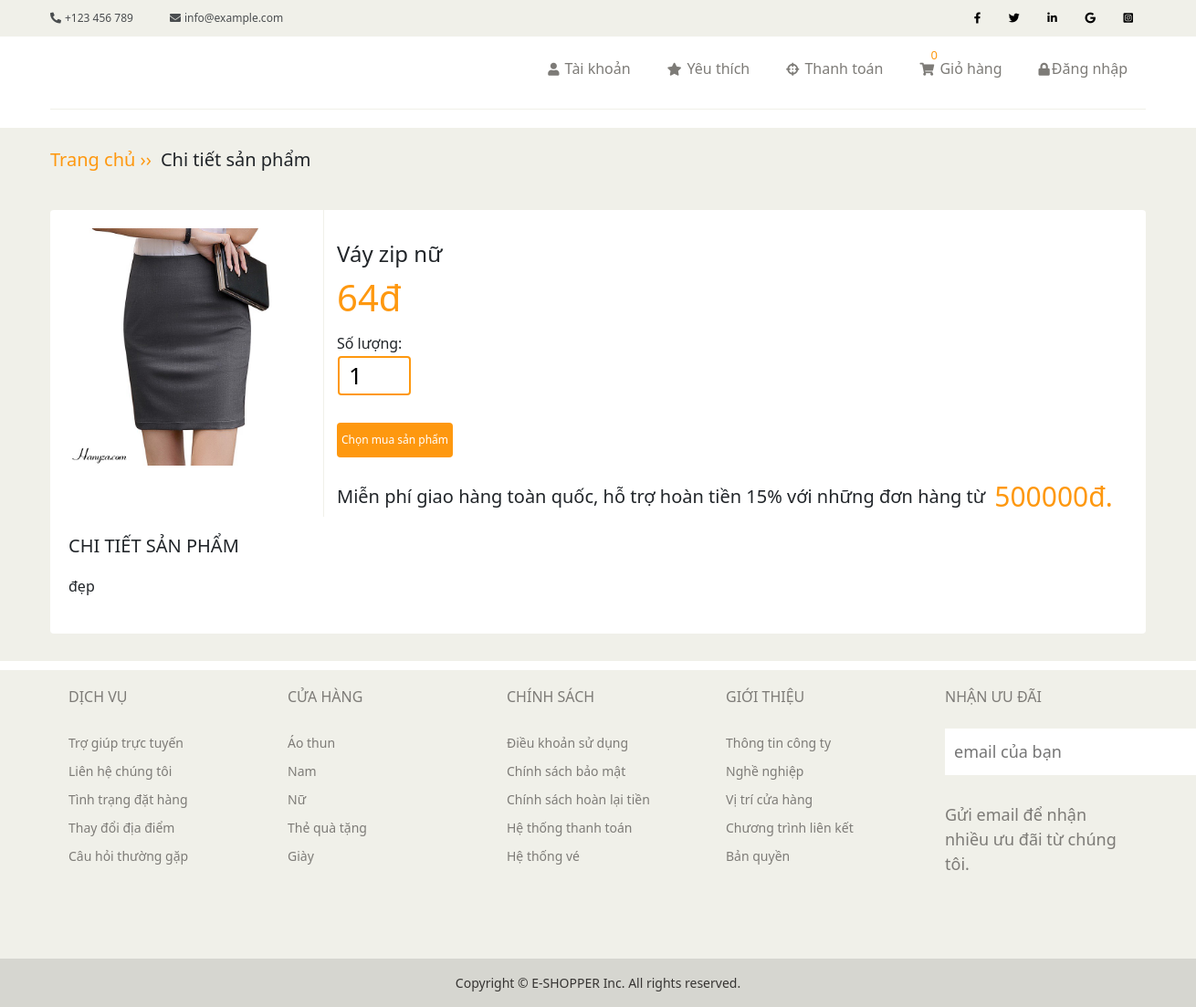
Screenshot of /?mod=product&id=9 with the database file from the repository.
### tables this page shows
CREATE TABLE `product` (
  `id_product` int(11) NOT NULL,
  `name_product` varchar(50) NOT NULL,
  `description_product` varchar(5000) NOT NULL,
  `price` varchar(50) NOT NULL,
  `image` varchar(200) NOT NULL,
  `id_category` int(11) NOT NULL,
  `id_brand` int(11) NOT NULL
);

### libraries/database.php (called while the page is built, shortened)
<?php
function db_query($query_string) {
    global $conn;
    $result = mysqli_query($conn, $query_string);
    return $result;
}
function db_fetch_row($query_string) {
    $mysqli_result = db_query($query_string);
    $result = mysqli_fetch_assoc($mysqli_result);
    return $result;
}

### modules/product/models/indexModel.php (called while the page is built)
<?php
function get_product_by_id($id){
    $result = db_fetch_row("SELECT * FROM `product` WHERE `id_product` = '$id'");
    return $result;
}

### modules/product/controllers/indexController.php (called while the page is built, shortened)
<?php
function indexAction() {
    load_view('index');
}
function infor_detail_product($id){
    $item = get_product_by_id($id);
    $qty = 1;
    $infor = [
        'id_product' => $item['id_product'],
        'name_product' => $item['name_product'],
        'price' => $item['price'],
        'image' => $item['image'],
        'des' => $item['description_product'],
        'qty' => $qty,
    ];
    return $infor;
}

### core/router.php (called while the page is built, shortened)
<?php
$action_name = get_action().'Action';
call_function(array('construct', $action_name));

### core/appload.php (called while the page is built, shortened)
<?php
require CONFIGPATH . DIRECTORY_SEPARATOR . 'database.php';
require LIBPATH . DIRECTORY_SEPARATOR . 'database.php';
require COREPATH . DIRECTORY_SEPARATOR . 'base.php';
require COREPATH . DIRECTORY_SEPARATOR . 'router.php';

### index.php (called while the page is built, shortened)
<?php
require COREPATH.DIRECTORY_SEPARATOR.'appload.php';

### helper/format.php (called while the page is built)
<?php
function currency_format($number, $suffix = 'đ'){
    return number_format($number).$suffix;
}

### modules/product/views/indexView.php (the view, shortened to what this page needs)
<?php
$id = (int)$_GET['id'];
$detail_product = infor_detail_product($id);
?>
<?php
get_contact();
get_header_template();
?>
<div class="detail">
    <form action="" method="POST">
        <div class="detail__info">
            <div class="detail__product-title">
                <a href="?mod=home">Trang chủ &rsaquo;&rsaquo;</a>
                <p>Chi tiết sản phẩm</p>
            </div>
            <div class="detail__item">
                <div class="cart__buy">
                    <div class="detail__product">
                        <img src="<?= $detail_product['image'] ?>" alt="">
                    </div>
                    <div class="detail__product-detail">
                        <div class="name__product"><?= $detail_product['name_product'] ?></div>
                        <div class="price"><?= currency_format($detail_product['price']) ?></div>
                        <div class="detail__qty">
                            <label for="">Số lượng:</label><br>
                            <input type="number" value="<?= $detail_product['qty'] ?>" name="qty">
                        </div>
                        <div class="detail__cart">
                            <input type="submit" name="addcart" class="btn__add-cart" value="Chọn mua sản phẩm">
                        </div>
                        <div class="cart__discount">
                            <p>Miễn phí giao hàng toàn quốc, hỗ trợ hoàn tiền 15% với những đơn hàng từ
                            <nav>500000đ.</nav>
                            </p>
                        </div>
                    </div>
                </div>
                <div class="cart__des">
                    <h1>Chi tiết sản phẩm</h1>
                    <p><?= $detail_product['des'] ?></p>
                </div>
            </div>
        </div>
    </form>
</div>
<?php
get_footer_template();
get_copyright();
?>

### core/base.php (shortened to what this page needs)
<?php
function get_module()
{
    global $config;
    $module = isset($_GET['mod']) ? $_GET['mod'] : $config['default_module'];
    return $module;
}
function load($type, $name)
{
    if ($type == 'helper')
        $path = HELPERPATH . DIRECTORY_SEPARATOR . "{$name}.php";
}
function call_function($list_function = array())
{
    if (is_array($list_function)) {
        foreach ($list_function as $f) {
            if (function_exists($f())) {
                $f();
            }
        }
    }
}
function load_view($name, $data_send = array())
{
    $data = $data_send;
    $path = MODULESPATH . DIRECTORY_SEPARATOR . get_module() . DIRECTORY_SEPARATOR . 'views' . DIRECTORY_SEPARATOR . $name . 'View.php';
    if (file_exists($path)) {
        require $path;
    } else {
        echo "Không tìm thấy {$path}";
    }
}
function get_header($name = '')
{
    global $data;
    if (empty($name)) {
        $name = 'header';
    } else {
        $name = "header-{$name}";
    }
    $path = LAYOUTPATH . DIRECTORY_SEPARATOR . $name . '.php';
    if (file_exists($path)) {
        if (is_array($data)) {
            foreach ($data as $key => $a) {
                $$key = $a;
            }
        }
        require $path;
    } else {
        echo "Không tìm thấy {$path}";
    }
}
function get_contact($name = '')
{
    if (empty($name)) {
        $name = 'contact';
    } else {
        $name = "contact-{$name}";
    }
    $path = LAYOUTPATH . DIRECTORY_SEPARATOR . $name . '.php';
    if (file_exists($path)) {
        require $path;
    } else {
        echo "Không tìm thấy {$path}";
    }
}
function get_footer($name = '')
{
    global $data;
    if (empty($name)) {
        $name = 'footer';
    } else {
        $name = "footer-{$name}";
    }
    $path = LAYOUTPATH . DIRECTORY_SEPARATOR . $name . '.php';
    if (file_exists($path)) {
        if (is_array($data)) {
            foreach ($data as $key => $a) {
                $$key = $a;
            }
        }
        require $path;
    } else {
        echo "Không tìm thấy {$path}";
    }
}
function get_header_template($name = '')
{
    if (empty($name)) {
        $name = 'header_template';
    } else {
        $name = "header_template-{$name}";
    }
    $path = LAYOUTPATH . DIRECTORY_SEPARATOR . $name . '.php';
    if (file_exists($path)) {
        require $path;
    } else {
        echo "Không tìm thấy {$path}";
    }
}
function get_footer_template($name = '')
{
    if (empty($name)) {
        $name = 'footer_template';
    } else {
        $name = "footer_template-{$name}";
    }
    $path = LAYOUTPATH . DIRECTORY_SEPARATOR . $name . '.php';
    if (file_exists($path)) {
        require $path;
    } else {
        echo "Không tìm thấy {$path}";
    }
}
function get_copyright($name = '')
{
    if (empty($name)) {
        $name = 'copyright';
    } else {
        $name = "copyright-{$name}";
    }
    $path = LAYOUTPATH . DIRECTORY_SEPARATOR . $name . '.php';
    if (file_exists($path)) {
        require $path;
    } else {
        echo "Không tìm thấy {$path}";
    }
}

### layout/contact.php
<div class="contact">
    <div class="contact__content">
        <div class="contact__info">
            <nav class="contact__info-phone">
                <i class="fas fa-phone-alt"></i>
                <p>+123 456 789</p>
            </nav>
            <nav class="contact__info-email">
                <i class="fas fa-envelope"></i>
                <p>info@example.com</p>
            </nav>
        </div>
        <div class="contact__social">
            <a href="" class="contact__social-link">
                <i class="fab fa-facebook-f"></i>
            </a>
            <a href="" class="contact__social-link">
                <i class="fab fa-twitter"></i>
            </a>
            <a href="" class="contact__social-link">
                <i class="fab fa-linkedin-in"></i>
            </a>
            <a href="" class="contact__social-link">
                <i class="fab fa-google"></i>
            </a>
            <a href="" class="contact__social-link">
                <i class="fab fa-instagram-square"></i>
            </a>
        </div>
    </div>
</div>

### layout/header_template.php (shortened to what this page needs)
<header class="header">
    <div class="header__menu">
        <ul class="header__menu-item">
            <li class="header__menu-list">
                <a href="" class="header__menu-link">
                    <i class="fas fa-user"></i> Tài khoản</a>
            </li>
            <li class="header__menu-list">
                <a href="" class="header__menu-link">
                    <i class="fas fa-star"></i> Yêu thích</a>
            </li>
            <li class="header__menu-list">
                <a href="" class="header__menu-link">
                    <i class="fas fa-crosshairs"></i> Thanh toán</a>
            </li>
            <li class="header__menu-list">
                <a href="?mod=cart" class="header__menu-link">
                    <i class="fas fa-shopping-cart"></i> Giỏ hàng</a>
                <p id="num">
                    <?=isset($_SESSION['cart']['infor'])?$_SESSION['cart']['infor']['num_order']: "0" ?>
                </p>
            </li>
            <?php if (empty($_SESSION['user'])) : ?>
                <li class="header__menu-list">
                    <a href="?mod=users" class="header__menu-link">
                        <i class="fas fa-lock"></i>Đăng nhập
                    </a>
                </li>
            <?php endif ?>
        </ul>
    </div>
</header>

### layout/footer_template.php (shortened to what this page needs)
<footer class="footer">
    <div class="footer__wrapper">
        <div class="footer__content">
            <h4 class="footer__content-title">DỊCH VỤ</h4>
            <ul class="footer__content-item">
                <li class="footer__content-list">
                    <a href="" class="footer__content-link">Trợ giúp trực tuyến</a>
                </li>
                <li class="footer__content-list">
                    <a href="" class="footer__content-link">Liên hệ chúng tôi</a>
                </li>
                <li class="footer__content-list">
                    <a href="" class="footer__content-link">Tình trạng đặt hàng</a>
                </li>
                <li class="footer__content-list">
                    <a href="" class="footer__content-link">Thay đổi địa điểm</a>
                </li>
                <li class="footer__content-list">
                    <a href="" class="footer__content-link">Câu hỏi thường gặp</a>
                </li>
            </ul>
        </div>
        <div class="footer__content">
            <h4 class="footer__content-title">CỬA HÀNG</h4>
            <ul class="footer__content-item">
                <li class="footer__content-list">
                    <a href="" class="footer__content-link">Áo thun</a>
                </li>
                <li class="footer__content-list">
                    <a href="" class="footer__content-link">Nam</a>
                </li>
                <li class="footer__content-list">
                    <a href="" class="footer__content-link">Nữ</a>
                </li>
                <li class="footer__content-list">
                    <a href="" class="footer__content-link">Thẻ quà tặng</a>
                </li>
                <li class="footer__content-list">
                    <a href="" class="footer__content-link">Giày</a>
                </li>
            </ul>
        </div>
        <div class="footer__content">
            <h4 class="footer__content-title">CHÍNH SÁCH</h4>
            <ul class="footer__content-item">
                <li class="footer__content-list">
                    <a href="" class="footer__content-link">Điều khoản sử dụng</a>
                </li>
                <li class="footer__content-list">
                    <a href="" class="footer__content-link">Chính sách bảo mật</a>
                </li>
                <li class="footer__content-list">
                    <a href="" class="footer__content-link">Chính sách hoàn lại tiền</a>
                </li>
                <li class="footer__content-list">
                    <a href="" class="footer__content-link">Hệ thống thanh toán</a>
                </li>
                <li class="footer__content-list">
                    <a href="" class="footer__content-link">Hệ thống vé</a>
                </li>
            </ul>
        </div>
        <div class="footer__content">
            <h4 class="footer__content-title">GIỚI THIỆU</h4>
            <ul class="footer__content-item">
                <li class="footer__content-list">
                    <a href="" class="footer__content-link">Thông tin công ty</a>
                </li>
                <li class="footer__content-list">
                    <a href="" class="footer__content-link">Nghề nghiệp</a>
                </li>
                <li class="footer__content-list">
                    <a href="" class="footer__content-link">Vị trí cửa hàng</a>
                </li>
                <li class="footer__content-list">
                    <a href="" class="footer__content-link">Chương trình liên kết</a>
                </li>
                <li class="footer__content-list">
                    <a href="" class="footer__content-link">Bản quyền</a>
                </li>
            </ul>
        </div>
        <div class="footer__content">
            <h4 class="footer__content-title">NHẬN ƯU ĐÃI</h4>
            <div class="footer__content-email">
                <input type="text" placeholder="email của bạn">
            </div>
            <p class="footer__content-des">
                Gửi email để nhận nhiều ưu đãi từ chúng tôi.
            </p>
        </div>
    </div>
</footer>

### layout/copyright.php
<div class="copyright">
    <div class="copyright__name">
        <p>Copyright © E-SHOPPER Inc. All rights reserved.</p>
    </div>
</div>

### public/css/base.css (style rules this page uses)
:root { --white-color: #fff; --black-color: #000000; --text-color: #7d7b77; --primary-color: #fe980f; --border-color: #f0f0e9; --navi-color: #c2c2c1; }
* { padding: 0; margin: 0; box-sizing: inherit; }
html { font-size: 62.5%; line-height: 1.6rem; font-family: 'Roboto', sans-serif; font-family: 'Roboto Condensed', sans-serif; box-sizing: border-box; }
a { text-decoration: none; }
.btn__add-cart { text-decoration: none; background-color: var(--border-color); color: var(--text-color); font-size: 1.2rem; display: inline-block; font-weight: 450; padding: 10px 5px; margin-bottom: 20px; border-radius: 4px; transition: all 0.2s ease-in-out; }

### rows the page displays
product: image (picture), name_product "Váy zip nữ", price "64đ", qty "1", description_product "đẹp"
